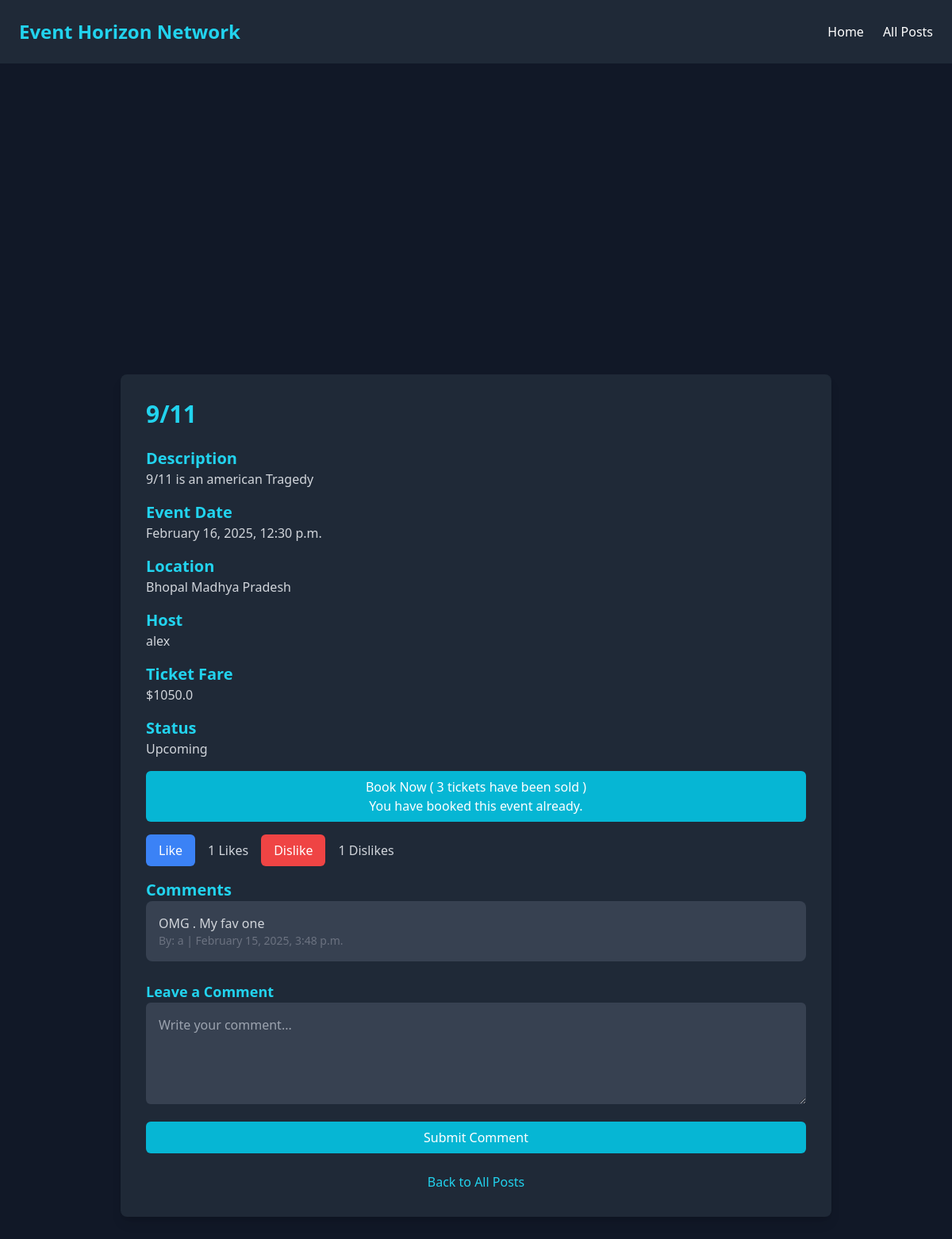
Screenshot of /elaborate/1 (signed in) with the database file from the repository.
### a/models.py (models this page shows)
class Post(models.Model):
    title = models.CharField(max_length=300)
    description = models.TextField()
    location = models.TextField()
    Ticket_fare = models.IntegerField()
    author = models.ForeignKey(User,on_delete=models.CASCADE)
    created_at = models.DateTimeField(auto_now_add=True)
    event_date = models.DateTimeField(default=timezone.now())
    status = models.TextField(default="upcoming")

class Comment(models.Model):
    post = models.ForeignKey(Post,related_name="comments",on_delete=models.CASCADE)
    author = models.ForeignKey(User,related_name="comments",on_delete=models.CASCADE)
    text = models.TextField()
    created_at = models.DateTimeField(auto_now_add=True)

### a/views.py (the view, shortened to what this page needs)
# urls.py: path("elaborate/<str:id>",views.elaborate,name="elaborate"),
@login_required(login_url="login")
def elaborate(request,id):
    user = User.objects.get(username=request.user)
    post = Post.objects.get(id=id)
    now = timezone.now()
    likes = Like.objects.filter(post=post).count()
    dislikes = Dislike.objects.filter(post=post).count()
    margin = Ticket.platform_fees/100
    post.adjusted_ticket_fare = (post.Ticket_fare * margin) + post.Ticket_fare
    all_comments = Comment.objects.filter(post=post).exclude(author=user)
    u_comments = Comment.objects.filter(post=post,author=user)
    bookings = Ticket.objects.filter(event=post).count()
    if Ticket.objects.filter(event=post,buyer=user).exists():
        return render(request,"a/elaborate.html",{"post":post,"now":now,"likes":likes,"dislikes":dislikes,"all_comments":all_comments,"u_comments":u_comments,"bookings":bookings,"ub":True})

### a/templates/a/elaborate.html (shortened to what this page needs)
<!DOCTYPE html>
<html lang="en">
<head>
    <script src="https://cdn.tailwindcss.com"></script>
</head>
<body class="bg-gray-900 text-white">
    <nav class="flex justify-between items-center p-6 bg-gray-800 shadow-lg">
        <div class="text-2xl font-bold text-cyan-400">Event Horizon Network</div>
        <div class="flex space-x-6">
            <a href="/" class="text-white cursor-pointer hover:text-cyan-400 transition duration-300">Home</a>
            <a href="/posts" class="text-white cursor-pointer hover:text-cyan-400 transition duration-300">All Posts</a>
        </div>
    </nav>
    <div class="min-h-screen bg-gray-900 text-white flex items-center justify-center p-6">
        <div class="bg-gray-800 p-8 rounded-lg shadow-lg w-full max-w-4xl">
            <h2 class="text-3xl font-bold text-cyan-400 mb-6">{{ post.title }}</h2>
            <div class="mb-4">
                <h3 class="text-xl font-semibold text-cyan-400">Description</h3>
                <p class="text-gray-300">{{ post.description }}</p>
            </div>
            <div class="mb-4">
                <h3 class="text-xl font-semibold text-cyan-400">Event Date</h3>
                <p class="text-gray-300">{{ post.event_date|date:"F j, Y, g:i a" }}</p>
            </div>
            <div class="mb-4">
                <h3 class="text-xl font-semibold text-cyan-400">Location</h3>
                <p class="text-gray-300">{{ post.location }}</p>
            </div>
            <div class="mb-4">
                <h3 class="text-xl font-semibold text-cyan-400">Host</h3>
                <p class="text-gray-300">{{ post.author }}</p>
            </div>
            <div class="mb-4">
                <h3 class="text-xl font-semibold text-cyan-400">Ticket Fare</h3>
                <p class="text-gray-300">${{ post.adjusted_ticket_fare }}</p>
            </div>
            <div class="mb-4">
                <h3 class="text-xl font-semibold text-cyan-400">Status</h3>
                <p class="text-gray-300">{{ post.status|capfirst }}</p>
            </div>
            <div class="mb-4">
                {% if post.event_date > now %}
                    <a href="{% url 'book_ticket' id=post.id price=post.adjusted_ticket_fare %}">
                        <button class="w-full bg-cyan-500 text-white py-2 px-4 rounded-md hover:bg-cyan-600 focus:outline-none focus:ring-2 focus:ring-cyan-400">
                            Book Now ( {{bookings}} tickets have been sold ) <br>
                            {% if ub %}
                            You have booked this event already.
                            {% endif %}
                        </button>
                    </a>
                {% else %}
                    <p class="text-red-500">This event is no longer available for booking.</p>
                {% endif %}
            </div>
            <div class="mb-4 flex items-center space-x-4">
                <form method="POST" action="{% url 'like' id=post.id %}">
                    <button type="submit" name="like" class="bg-blue-500 text-white py-2 px-4 rounded-md hover:bg-blue-600 focus:outline-none">{% if liked %} Liked {% else %} Like {% endif %}</button>
                </form>
                <span class="text-gray-300">{{ likes }} Likes</span>
                <form method="POST" action="{% url 'dislike' id=post.id %}">
                    <button type="submit" name="dislike" class="bg-red-500 text-white py-2 px-4 rounded-md hover:bg-red-600 focus:outline-none">{% if disliked %} Disliked {% else %} Dislike {% endif %}</button>
                </form>
                <span class="text-gray-300">{{ dislikes }} Dislikes</span>
            </div>
            <div class="mb-6">
                <h3 class="text-xl font-semibold text-cyan-400">Comments</h3>
                <div class="space-y-4">
                    {% for comment in all_comments %}
                        <div class="bg-gray-700 p-4 rounded-lg">
                            <p class="text-gray-300">{{ comment.text }}</p>
                            <p class="text-gray-500 text-sm">By: {{ comment.author.username }} | {{ comment.created_at|date:"F j, Y, g:i a" }}</p>
                        </div>
                    {% endfor %}
                </div>
                <div class="mt-6">
                    <h4 class="text-lg font-semibold text-cyan-400">Leave a Comment</h4>
                    <form method="POST" action="{% url 'add_comment' post.id %}">
                        <textarea name="comment_content" rows="4" class="w-full bg-gray-700 text-white p-4 rounded-md" placeholder="Write your comment..." required></textarea>
                        <button type="submit" class="w-full bg-cyan-500 text-white py-2 px-4 rounded-md hover:bg-cyan-600 focus:outline-none mt-4">Submit Comment</button>
                    </form>
                </div>
            </div>
            <div class="text-center">
                <a href="/posts" class="text-cyan-400 hover:underline">Back to All Posts</a>
            </div>
        </div>
    </div>
</body>
</html>

### rows the page displays
Post: title "9/11", description "9/11 is an american Tragedy", event_date "February 16, 2025, 12:30 p.m.", location "Bhopal Madhya Pradesh", author "alex", adjusted_ticket_fare "1050.0", status "Upcoming"
Comment: text "OMG . My fav one", author.username "a", created_at "February 15, 2025, 3:48 p.m."

### other values shown
{{ bookings }} "3"
{{ likes }} "1"
{{ dislikes }} "1"
